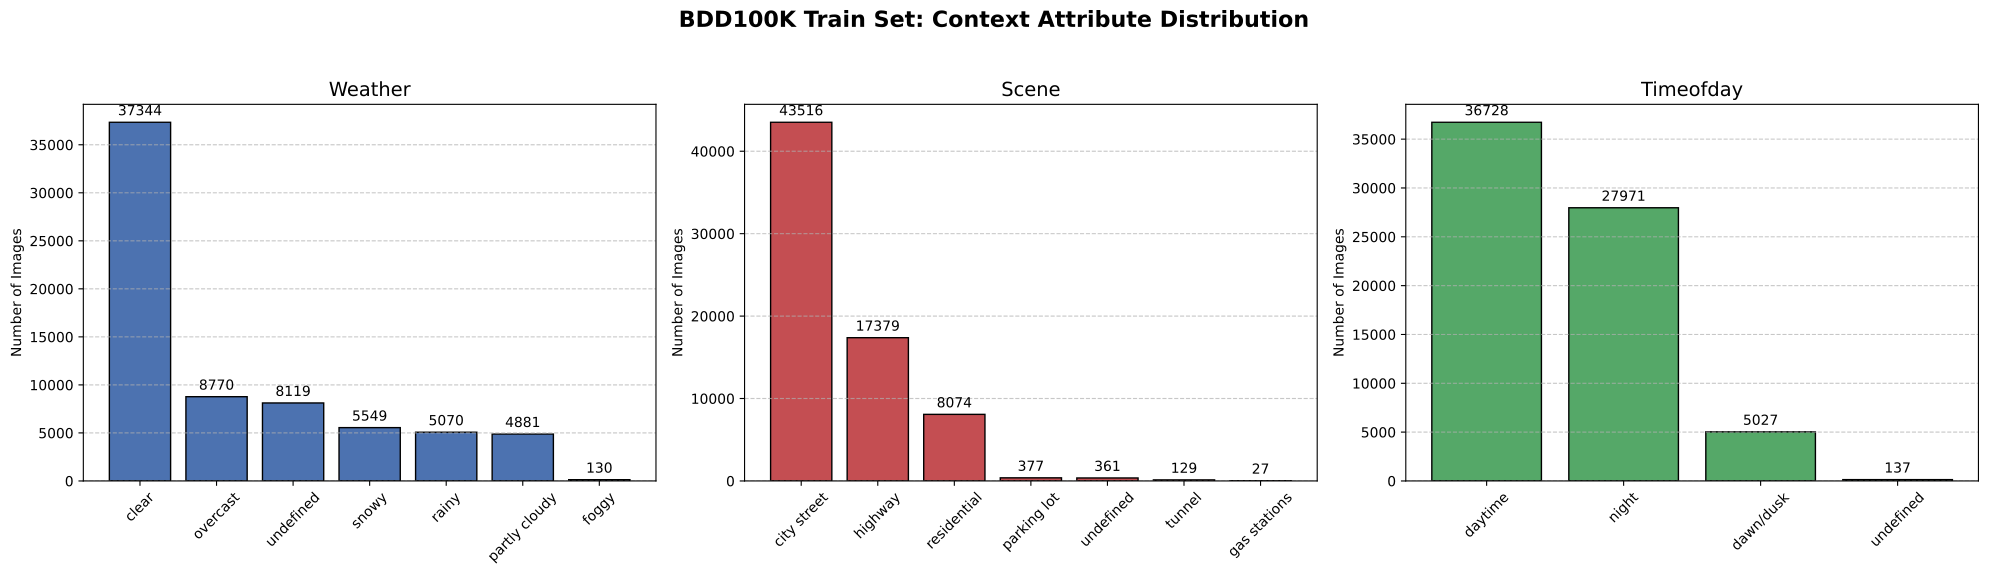

Generate this figure with Python:
import json
import matplotlib.pyplot as plt
from collections import Counter
import os

current_dir = os.path.dirname(os.path.abspath(__file__))

json_path = '/media/data/bdd100k_yolo/train/attributes.json'
output_pdf = os.path.join(current_dir, 'wst_class_distirbution.pdf')

ATTR_MAPS = {
    "weather": {-1: "undefined", 0: "clear", 1: "rainy", 2: "snowy", 3: "overcast", 4: "foggy", 5: "partly cloudy"},
    "scene": {-1: "undefined", 0: "city street", 1: "highway", 2: "residential", 3: "parking lot", 4: "tunnel", 5: "gas stations"},
    "timeofday": {-1: "undefined", 0: "daytime", 1: "night", 2: "dawn/dusk"}
}

print(f"Loading data from {json_path}...")
with open(json_path, 'r') as f:
    data = json.load(f)

counts = {
    "weather": Counter([v['weather'] for v in data.values()]),
    "scene": Counter([v['scene'] for v in data.values()]),
    "timeofday": Counter([v['timeofday'] for v in data.values()])
}

fig, axes = plt.subplots(1, 3, figsize=(20, 6))
fig.suptitle('BDD100K Train Set: Context Attribute Distribution', fontsize=16, fontweight='bold')

colors = ['#4C72B0', '#C44E52', '#55A868'] 

for i, attr in enumerate(["weather", "scene", "timeofday"]):
    ax = axes[i]
    attr_counts = counts[attr]
    
    # 🎯 수정된 부분: Counter의 most_common()을 사용하여 빈도수 내림차순으로 (key, count) 튜플 리스트 반환
    sorted_items = attr_counts.most_common()
    labels = [ATTR_MAPS[attr][k] for k, count in sorted_items]
    values = [count for k, count in sorted_items]
    
    bars = ax.bar(labels, values, color=colors[i], edgecolor='black')
    
    ax.set_title(attr.capitalize(), fontsize=14)
    ax.set_ylabel('Number of Images')
    ax.tick_params(axis='x', rotation=45)
    ax.grid(axis='y', linestyle='--', alpha=0.7)
    
    for bar in bars:
        height = bar.get_height()
        ax.annotate(f'{height}',
                    xy=(bar.get_x() + bar.get_width() / 2, height),
                    xytext=(0, 3),
                    textcoords="offset points",
                    ha='center', va='bottom', fontsize=10)

plt.tight_layout(rect=[0, 0.03, 1, 0.95])
plt.savefig(output_pdf, format='pdf', bbox_inches='tight')
print(f"✅ '{output_pdf}' file is created")

'''

python ./class_imbalance/wst_class_distirbution.py

'''
